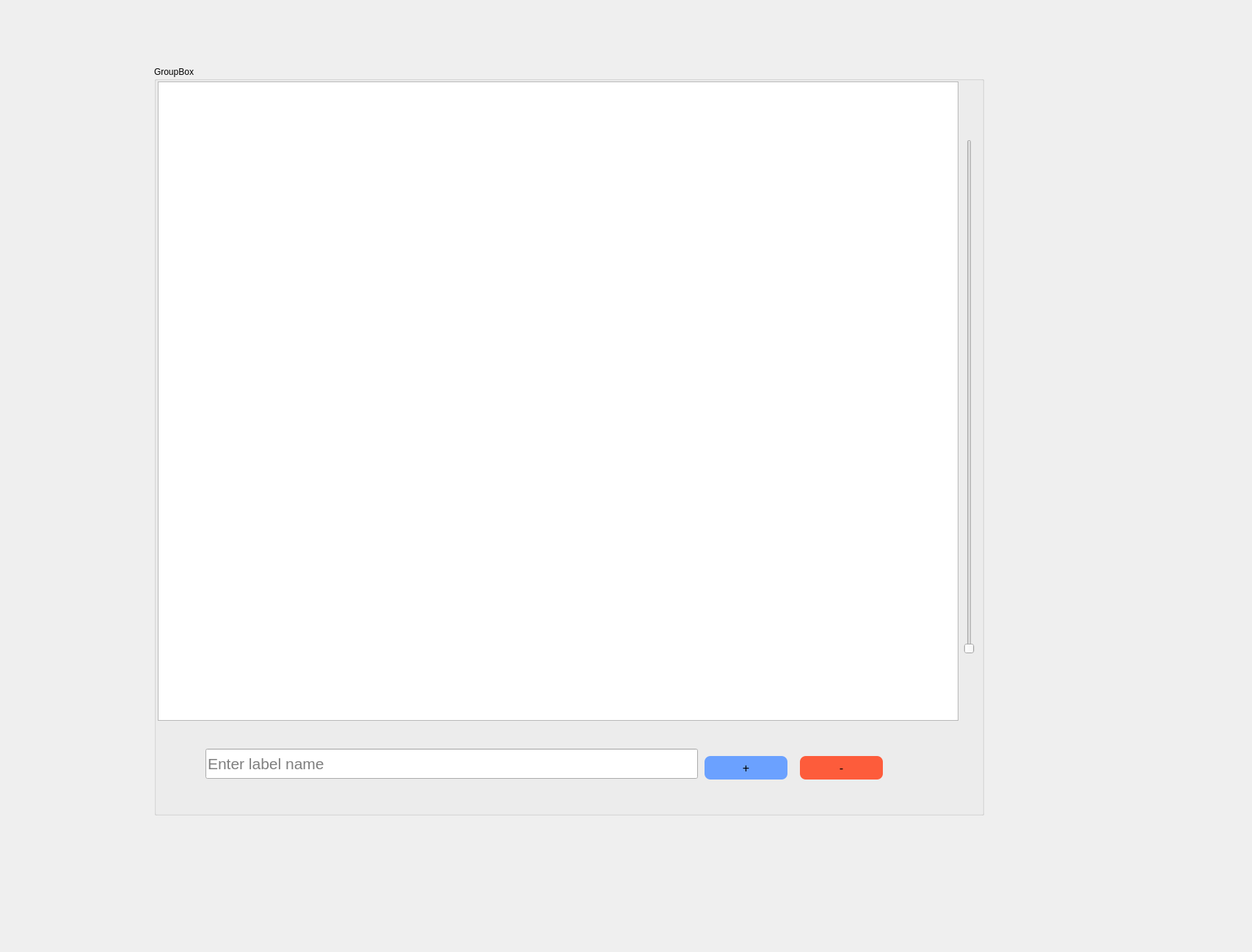
<?xml version="1.0" encoding="UTF-8"?>
<ui version="4.0">
 <class>LabelListWidget</class>
 <widget class="QWidget" name="LabelListWidget">
  <property name="geometry">
   <rect>
    <x>0</x>
    <y>0</y>
    <width>1706</width>
    <height>1297</height>
   </rect>
  </property>
  <property name="windowTitle">
   <string>Form</string>
  </property>
  <widget class="QGroupBox" name="GroupContainer">
   <property name="geometry">
    <rect>
     <x>210</x>
     <y>90</y>
     <width>1131</width>
     <height>1021</height>
    </rect>
   </property>
   <property name="title">
    <string>GroupBox</string>
   </property>
   <widget class="QListWidget" name="list_box">
    <property name="geometry">
     <rect>
      <x>5</x>
      <y>21</y>
      <width>1091</width>
      <height>871</height>
     </rect>
    </property>
    <property name="font">
     <font>
      <pointsize>18</pointsize>
     </font>
    </property>
   </widget>
   <widget class="QSlider" name="verticalSlider">
    <property name="geometry">
     <rect>
      <x>1100</x>
      <y>100</y>
      <width>22</width>
      <height>701</height>
     </rect>
    </property>
    <property name="orientation">
     <enum>Qt::Vertical</enum>
    </property>
   </widget>
   <widget class="QPushButton" name="add_button">
    <property name="geometry">
     <rect>
      <x>750</x>
      <y>940</y>
      <width>113</width>
      <height>32</height>
     </rect>
    </property>
    <property name="styleSheet">
     <string notr="true">  background-color: rgb(107, 161, 255);
  padding: 10px 20px;
  border: none;
  border-radius: 8px;
  cursor: pointer;
  font-size: 16px;
</string>
    </property>
    <property name="text">
     <string>+</string>
    </property>
   </widget>
   <widget class="QLineEdit" name="input_label">
    <property name="geometry">
     <rect>
      <x>70</x>
      <y>930</y>
      <width>671</width>
      <height>41</height>
     </rect>
    </property>
    <property name="font">
     <font>
      <pointsize>16</pointsize>
     </font>
    </property>
    <property name="placeholderText">
     <string>Enter label name </string>
    </property>
   </widget>
   <widget class="QPushButton" name="remove_button">
    <property name="geometry">
     <rect>
      <x>880</x>
      <y>940</y>
      <width>113</width>
      <height>32</height>
     </rect>
    </property>
    <property name="styleSheet">
     <string notr="true">  background-color: rgb(253, 92, 59);
  padding: 10px 20px;
  border: none;
  border-radius: 8px;
  cursor: pointer;
  font-size: 16px;
</string>
    </property>
    <property name="text">
     <string>-</string>
    </property>
   </widget>
  </widget>
 </widget>
 <resources/>
 <connections/>
</ui>
